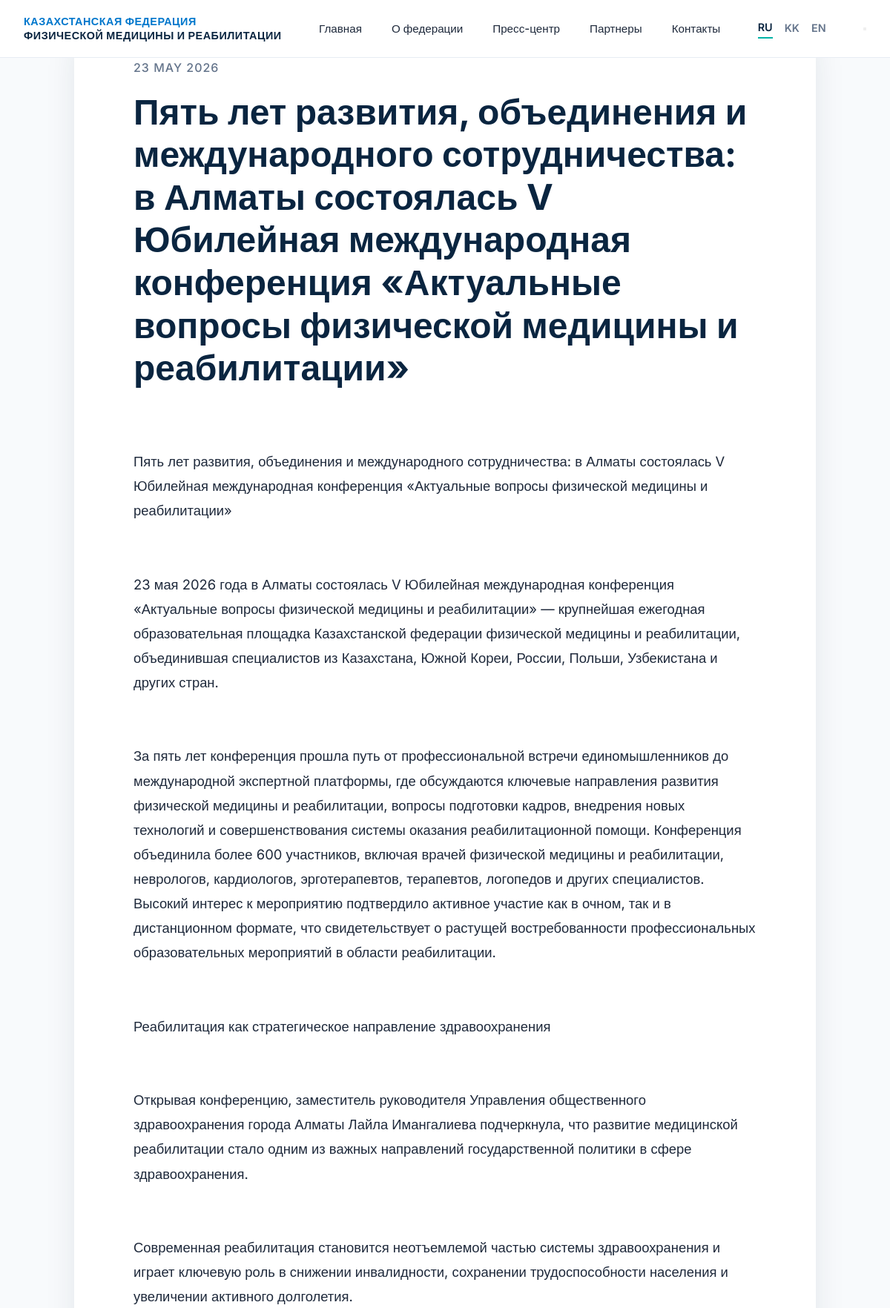
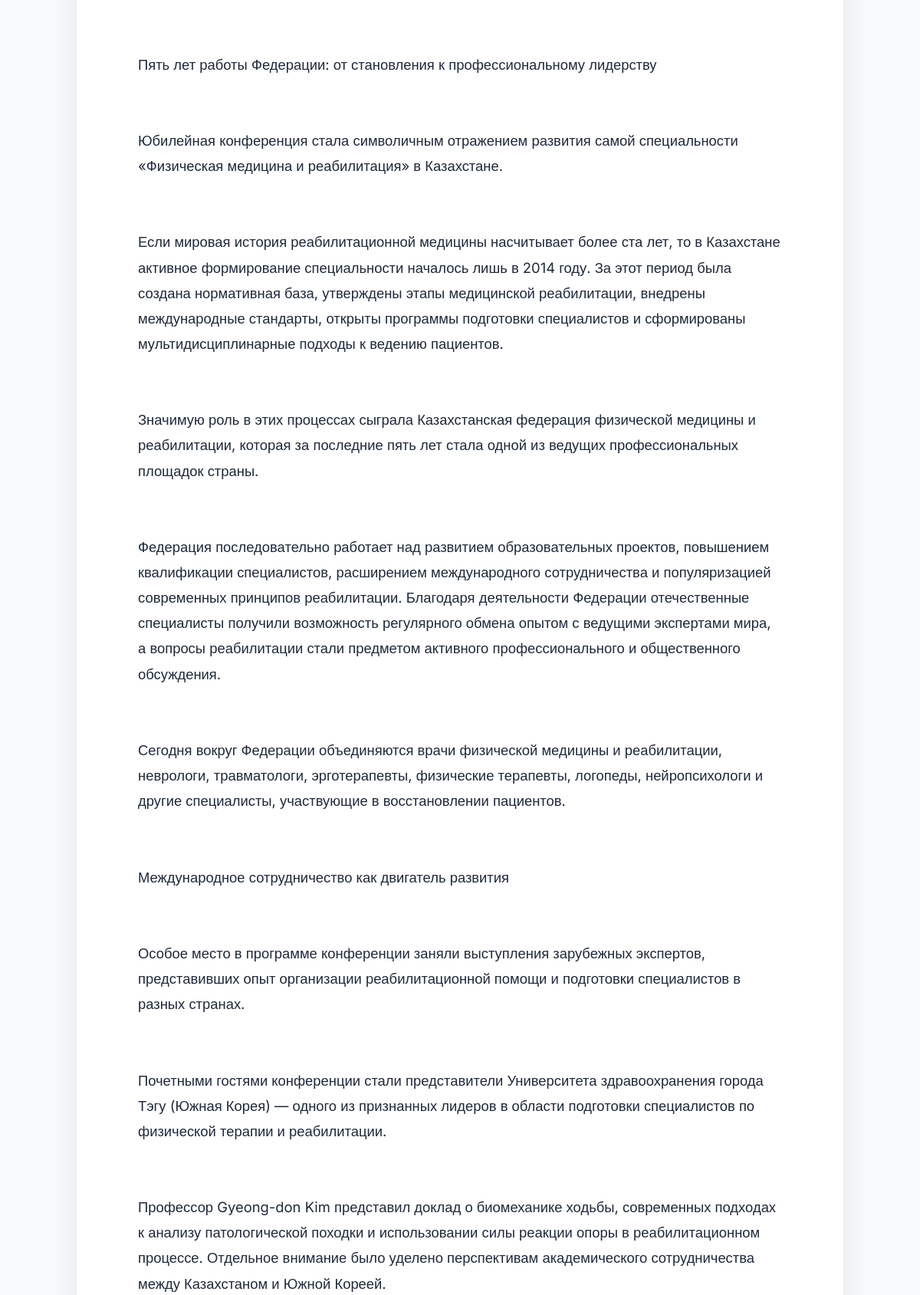
Page /news/17/ (upper part) on the committed database (2 pictures, top to bottom).
### landing/models.py (models this page shows, shortened)
class PressRelease(models.Model):
    title = models.CharField(max_length=500, verbose_name="Заголовок")
    date = models.DateField(default=timezone.now, verbose_name="Дата")
    content = models.TextField(verbose_name="Текст пресс-релиза")
    class Meta:
        verbose_name = "Пресс-релиз"
        verbose_name_plural = "Пресс-релизы"
        ordering = ['-date']

### landing/views.py (the view)
# urls.py: path('news/<int:pk>/', views.news_detail, name='news_detail'),
def news_detail(request, pk):
    news_item = get_object_or_404(PressRelease, pk=pk)
    return render(request, 'landing/news_detail.html', {'news_item': news_item})

### landing/templates/landing/news_detail.html (shortened to what this page needs)
{% extends 'landing/base.html' %}
{% block content %}
<main class="container">
    <article class="article-detail">
        <header class="article-header">
            <div class="news-date" style="font-size: 1rem; margin-bottom: 1rem;">{{ news_item.date|date:"d E Y" }}</div>
            <h1 class="article-title">{{ news_item.title }}</h1>
        </header>
        <div class="article-content">
{{ news_item.content|linebreaks }}
        </div>
    </article>
</main>
{% endblock %}

### landing/templates/landing/base.html (shortened to what this page needs)
<!DOCTYPE html>
<html lang="ru">
{% load static %}
<head>
    <link rel="stylesheet" href="{% static 'css/style.css' %}?v={{ request.resolver_match.view_name|default:'3' }}{% now 'U' %}">
</head>
<body>
    <header class="main-header">
        <div class="container header-container">
            <div class="logo">
                <a href="{% url 'index' %}">
                    <div class="logo-text">
                        <span>КАЗАХСТАНСКАЯ ФЕДЕРАЦИЯ</span><br>
                        <span>ФИЗИЧЕСКОЙ МЕДИЦИНЫ И РЕАБИЛИТАЦИИ</span>
                    </div>
                </a>
            </div>
            <nav class="main-nav">
                <ul class="nav-list">
                    <li><a href="{% url 'index' %}">Главная</a></li>
                    <li><a href="{% url 'about' %}">О федерации</a></li>
                    <li><a href="{% url 'news_list' %}">Пресс-центр</a></li>
                    <li><a href="{% url 'partners' %}">Партнеры</a></li>
                    <li><a href="{% url 'contacts' %}">Контакты</a></li>
                </ul>
            </nav>
            <div class="header-extras">
                <div class="lang-switch">
                    <a href="javascript:void(0);" onclick="changeLanguage('ru')" class="lang-btn-ru">RU</a>
                    <a href="javascript:void(0);" onclick="changeLanguage('kk')" class="lang-btn-kk">KK</a>
                    <a href="javascript:void(0);" onclick="changeLanguage('en')" class="lang-btn-en">EN</a>
                </div>
            </div>
            <button class="mobile-menu-toggle" aria-label="Toggle menu">
            </button>
        </div>
    </header>
    {% block content %}{% endblock %}
</body>
</html>

### landing/static/css/style.css (style rules this page uses)
:root { --primary: #0A2540; --primary-light: #1A3F66; --secondary: #0077CC; --accent: #00B3A6; --background: #F8FAFC; --surface: #FFFFFF; --text-main: #1E293B; --text-muted: #64748B; --border: #E2E8F0; --shadow-sm: 0 2px 4px rgba(10, 37, 64, 0.04); --shadow-md: 0 10px 25px -5px rgba(10, 37, 64, 0.08); --shadow-lg: 0 25px 50px -12px rgba(10, 37, 64, 0.15); --radius-sm: 8px; --radius-md: 16px; --radius-lg: 24px; --transition: all 0.4s cubic-bezier(0.16, 1, 0.3, 1); }
* { margin: 0; padding: 0; box-sizing: border-box; }
body { font-family: 'Inter', sans-serif; background-color: var(--background); color: var(--text-main); line-height: 1.7; display: flex; flex-direction: column; min-height: 100vh; -webkit-font-smoothing: antialiased; }
a { text-decoration: none; color: inherit; }
.container { max-width: 1280px; margin: 0 auto; padding: 0 2rem; }
.main-header { background: rgba(255, 255, 255, 0.95); backdrop-filter: blur(20px); border-bottom: 1px solid rgba(226, 232, 240, 0.8); position: sticky; top: 0; z-index: 1000; padding: 1.25rem 0; transition: var(--transition); }
.header-container { display: flex; justify-content: space-between; align-items: center; }
.logo-text { font-weight: 700; font-size: 0.9rem; color: var(--primary); line-height: 1.3; letter-spacing: 0.5px; text-transform: uppercase; }
.logo-text span:first-child { color: var(--secondary); }
.nav-list { display: flex; list-style: none; gap: 2.5rem; }
.nav-list a { font-weight: 500; font-size: 0.95rem; color: var(--text-main); transition: var(--transition); position: relative; padding-bottom: 0.25rem; }
.nav-list a::after { content: ''; position: absolute; bottom: -5px; left: 0; width: 0; height: 2px; background: var(--accent); transition: var(--transition); }
.lang-switch { display: flex; gap: 1rem; align-items: center; }
.lang-switch a { font-size: 0.9rem; font-weight: 600; color: var(--text-muted); transition: var(--transition); }
.lang-switch a:hover, .lang-switch a.active { color: var(--primary); }
.lang-switch a.active { border-bottom: 2px solid var(--accent); }
body { top: 0 !important; }
.news-date { font-size: 0.85rem; color: var(--text-muted); font-weight: 500; margin-bottom: 1rem; text-transform: uppercase; letter-spacing: 1px; }
.article-detail { background: var(--surface); border-radius: var(--radius-lg); padding: 4rem 5rem; margin: -4rem auto 4rem; max-width: 1000px; box-shadow: var(--shadow-lg); position: relative; z-index: 10; }
.article-header { margin-bottom: 3rem; }
.article-title { font-size: 3rem; font-weight: 700; line-height: 1.2; color: var(--primary); margin-top: 1rem; }
.article-content { font-size: 1.15rem; color: var(--text-main); white-space: pre-wrap; line-height: 1.8; }

### rows in the picture
PressRelease: date "23 MAY 2026", title "Пять лет развития, объединения и международного сотрудничества: в Алматы состоялась V Юбилейная международная конференция «Актуальные вопросы физической медицины и реабилитации»", content "Пять лет развития, объединения и международного сотрудничества: в Алматы состоялась V Юбилейная международная конференция «Актуальные вопросы физической медицины и реабилитации» 23 мая 2026 года в Алматы состоялась V Юбилейная международная конференция «Актуальные вопросы физической медицины и реабилитации» — крупнейшая ежегодная образовательная площадка Казахстанской федерации физической медицины и реабилитации, объединившая специалистов из Казахстана, Южной Кореи, России, Польши, Узбекистана и других стран. За пять лет конференция прошла путь от профессиональной встречи единомышленников до международной экспертной платформы, где обсуждаются ключевые направления развития физической…"
